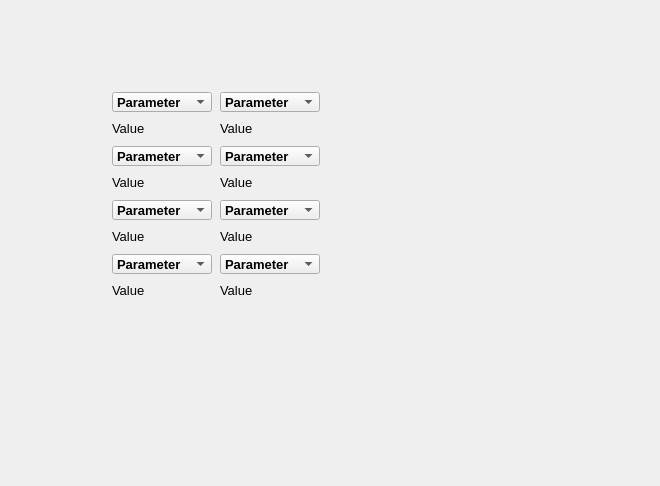
<?xml version="1.0" encoding="UTF-8"?>
<ui version="4.0">
 <class>Form</class>
 <widget class="QWidget" name="Form">
  <property name="geometry">
   <rect>
    <x>0</x>
    <y>0</y>
    <width>660</width>
    <height>486</height>
   </rect>
  </property>
  <property name="windowTitle">
   <string>Form</string>
  </property>
  <widget class="QWidget" name="gridLayoutWidget">
   <property name="geometry">
    <rect>
     <x>110</x>
     <y>90</y>
     <width>212</width>
     <height>212</height>
    </rect>
   </property>
   <layout class="QGridLayout" name="param_table">
    <item row="0" column="0">
     <layout class="QVBoxLayout" name="cell">
      <item>
       <widget class="QComboBox" name="parameter_box">
        <property name="minimumSize">
         <size>
          <width>100</width>
          <height>20</height>
         </size>
        </property>
        <property name="maximumSize">
         <size>
          <width>100</width>
          <height>20</height>
         </size>
        </property>
        <property name="font">
         <font>
          <pointsize>10</pointsize>
          <weight>75</weight>
          <bold>true</bold>
         </font>
        </property>
        <item>
         <property name="text">
          <string>Parameter</string>
         </property>
        </item>
       </widget>
      </item>
      <item>
       <widget class="QLabel" name="value">
        <property name="minimumSize">
         <size>
          <width>100</width>
          <height>20</height>
         </size>
        </property>
        <property name="maximumSize">
         <size>
          <width>100</width>
          <height>20</height>
         </size>
        </property>
        <property name="font">
         <font>
          <pointsize>10</pointsize>
         </font>
        </property>
        <property name="text">
         <string>Value</string>
        </property>
       </widget>
      </item>
     </layout>
    </item>
    <item row="2" column="0">
     <layout class="QVBoxLayout" name="cell_5">
      <item>
       <widget class="QComboBox" name="parameter_box_5">
        <property name="minimumSize">
         <size>
          <width>100</width>
          <height>20</height>
         </size>
        </property>
        <property name="maximumSize">
         <size>
          <width>100</width>
          <height>20</height>
         </size>
        </property>
        <property name="font">
         <font>
          <pointsize>10</pointsize>
          <weight>75</weight>
          <bold>true</bold>
         </font>
        </property>
        <item>
         <property name="text">
          <string>Parameter</string>
         </property>
        </item>
       </widget>
      </item>
      <item>
       <widget class="QLabel" name="value_5">
        <property name="minimumSize">
         <size>
          <width>100</width>
          <height>20</height>
         </size>
        </property>
        <property name="maximumSize">
         <size>
          <width>100</width>
          <height>20</height>
         </size>
        </property>
        <property name="font">
         <font>
          <pointsize>10</pointsize>
         </font>
        </property>
        <property name="text">
         <string>Value</string>
        </property>
       </widget>
      </item>
     </layout>
    </item>
    <item row="1" column="0">
     <layout class="QVBoxLayout" name="cell_3">
      <item>
       <widget class="QComboBox" name="parameter_box_3">
        <property name="minimumSize">
         <size>
          <width>100</width>
          <height>20</height>
         </size>
        </property>
        <property name="maximumSize">
         <size>
          <width>100</width>
          <height>20</height>
         </size>
        </property>
        <property name="font">
         <font>
          <pointsize>10</pointsize>
          <weight>75</weight>
          <bold>true</bold>
         </font>
        </property>
        <item>
         <property name="text">
          <string>Parameter</string>
         </property>
        </item>
       </widget>
      </item>
      <item>
       <widget class="QLabel" name="value_3">
        <property name="minimumSize">
         <size>
          <width>100</width>
          <height>20</height>
         </size>
        </property>
        <property name="maximumSize">
         <size>
          <width>100</width>
          <height>20</height>
         </size>
        </property>
        <property name="font">
         <font>
          <pointsize>10</pointsize>
         </font>
        </property>
        <property name="text">
         <string>Value</string>
        </property>
       </widget>
      </item>
     </layout>
    </item>
    <item row="1" column="1">
     <layout class="QVBoxLayout" name="cell_4">
      <item>
       <widget class="QComboBox" name="parameter_box_4">
        <property name="minimumSize">
         <size>
          <width>100</width>
          <height>20</height>
         </size>
        </property>
        <property name="maximumSize">
         <size>
          <width>100</width>
          <height>20</height>
         </size>
        </property>
        <property name="font">
         <font>
          <pointsize>10</pointsize>
          <weight>75</weight>
          <bold>true</bold>
         </font>
        </property>
        <item>
         <property name="text">
          <string>Parameter</string>
         </property>
        </item>
       </widget>
      </item>
      <item>
       <widget class="QLabel" name="value_4">
        <property name="minimumSize">
         <size>
          <width>100</width>
          <height>20</height>
         </size>
        </property>
        <property name="maximumSize">
         <size>
          <width>100</width>
          <height>20</height>
         </size>
        </property>
        <property name="font">
         <font>
          <pointsize>10</pointsize>
         </font>
        </property>
        <property name="text">
         <string>Value</string>
        </property>
       </widget>
      </item>
     </layout>
    </item>
    <item row="2" column="1">
     <layout class="QVBoxLayout" name="cell_6">
      <item>
       <widget class="QComboBox" name="parameter_box_6">
        <property name="minimumSize">
         <size>
          <width>100</width>
          <height>20</height>
         </size>
        </property>
        <property name="maximumSize">
         <size>
          <width>100</width>
          <height>20</height>
         </size>
        </property>
        <property name="font">
         <font>
          <pointsize>10</pointsize>
          <weight>75</weight>
          <bold>true</bold>
         </font>
        </property>
        <item>
         <property name="text">
          <string>Parameter</string>
         </property>
        </item>
       </widget>
      </item>
      <item>
       <widget class="QLabel" name="value_6">
        <property name="minimumSize">
         <size>
          <width>100</width>
          <height>20</height>
         </size>
        </property>
        <property name="maximumSize">
         <size>
          <width>100</width>
          <height>20</height>
         </size>
        </property>
        <property name="font">
         <font>
          <pointsize>10</pointsize>
         </font>
        </property>
        <property name="text">
         <string>Value</string>
        </property>
       </widget>
      </item>
     </layout>
    </item>
    <item row="0" column="1">
     <layout class="QVBoxLayout" name="cell_2">
      <item>
       <widget class="QComboBox" name="parameter_box_2">
        <property name="minimumSize">
         <size>
          <width>100</width>
          <height>20</height>
         </size>
        </property>
        <property name="maximumSize">
         <size>
          <width>100</width>
          <height>20</height>
         </size>
        </property>
        <property name="font">
         <font>
          <pointsize>10</pointsize>
          <weight>75</weight>
          <bold>true</bold>
         </font>
        </property>
        <item>
         <property name="text">
          <string>Parameter</string>
         </property>
        </item>
       </widget>
      </item>
      <item>
       <widget class="QLabel" name="value_2">
        <property name="minimumSize">
         <size>
          <width>100</width>
          <height>20</height>
         </size>
        </property>
        <property name="maximumSize">
         <size>
          <width>100</width>
          <height>20</height>
         </size>
        </property>
        <property name="font">
         <font>
          <pointsize>10</pointsize>
         </font>
        </property>
        <property name="text">
         <string>Value</string>
        </property>
       </widget>
      </item>
     </layout>
    </item>
    <item row="3" column="0">
     <layout class="QVBoxLayout" name="cell_7">
      <item>
       <widget class="QComboBox" name="parameter_box_7">
        <property name="minimumSize">
         <size>
          <width>100</width>
          <height>20</height>
         </size>
        </property>
        <property name="maximumSize">
         <size>
          <width>100</width>
          <height>20</height>
         </size>
        </property>
        <property name="font">
         <font>
          <pointsize>10</pointsize>
          <weight>75</weight>
          <bold>true</bold>
         </font>
        </property>
        <item>
         <property name="text">
          <string>Parameter</string>
         </property>
        </item>
       </widget>
      </item>
      <item>
       <widget class="QLabel" name="value_7">
        <property name="minimumSize">
         <size>
          <width>100</width>
          <height>20</height>
         </size>
        </property>
        <property name="maximumSize">
         <size>
          <width>100</width>
          <height>20</height>
         </size>
        </property>
        <property name="font">
         <font>
          <pointsize>10</pointsize>
         </font>
        </property>
        <property name="text">
         <string>Value</string>
        </property>
       </widget>
      </item>
     </layout>
    </item>
    <item row="3" column="1">
     <layout class="QVBoxLayout" name="cell_8">
      <item>
       <widget class="QComboBox" name="parameter_box_8">
        <property name="minimumSize">
         <size>
          <width>100</width>
          <height>20</height>
         </size>
        </property>
        <property name="maximumSize">
         <size>
          <width>100</width>
          <height>20</height>
         </size>
        </property>
        <property name="font">
         <font>
          <pointsize>10</pointsize>
          <weight>75</weight>
          <bold>true</bold>
         </font>
        </property>
        <item>
         <property name="text">
          <string>Parameter</string>
         </property>
        </item>
       </widget>
      </item>
      <item>
       <widget class="QLabel" name="value_8">
        <property name="minimumSize">
         <size>
          <width>100</width>
          <height>20</height>
         </size>
        </property>
        <property name="maximumSize">
         <size>
          <width>100</width>
          <height>20</height>
         </size>
        </property>
        <property name="font">
         <font>
          <pointsize>10</pointsize>
         </font>
        </property>
        <property name="text">
         <string>Value</string>
        </property>
       </widget>
      </item>
     </layout>
    </item>
   </layout>
  </widget>
 </widget>
 <resources/>
 <connections/>
</ui>
